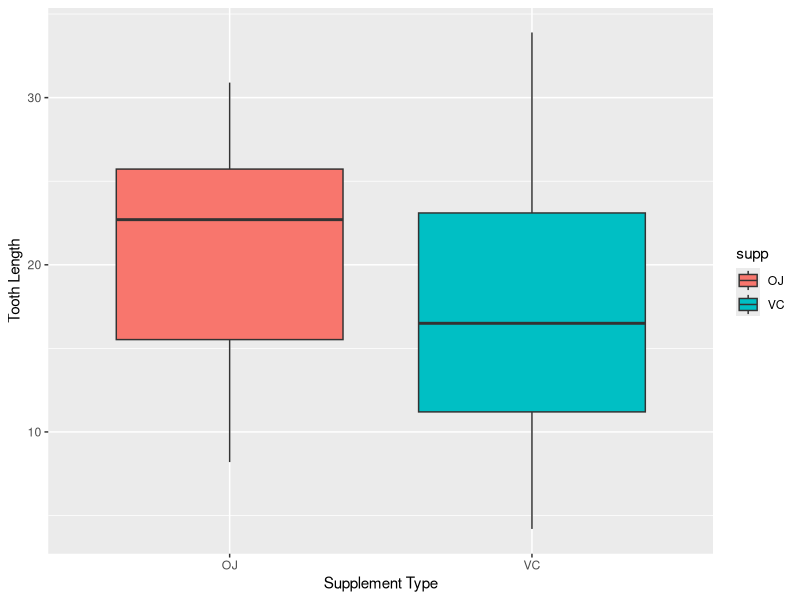
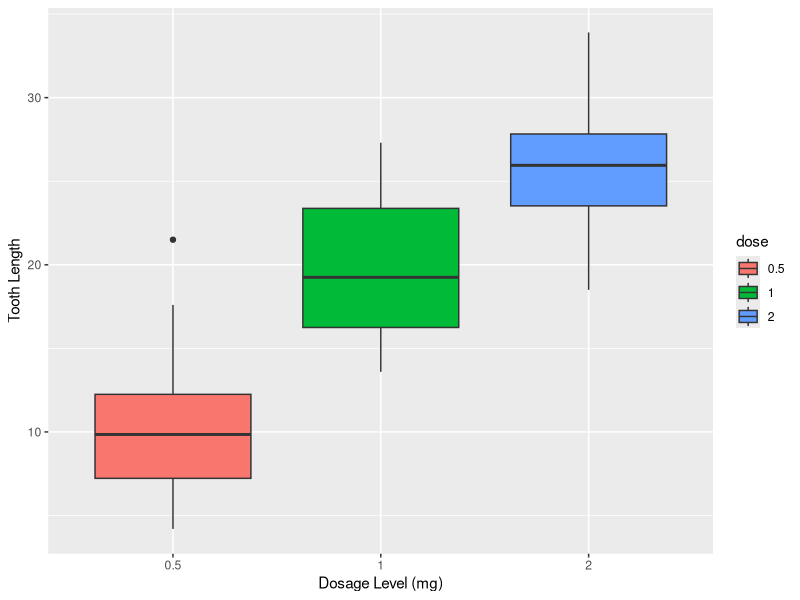
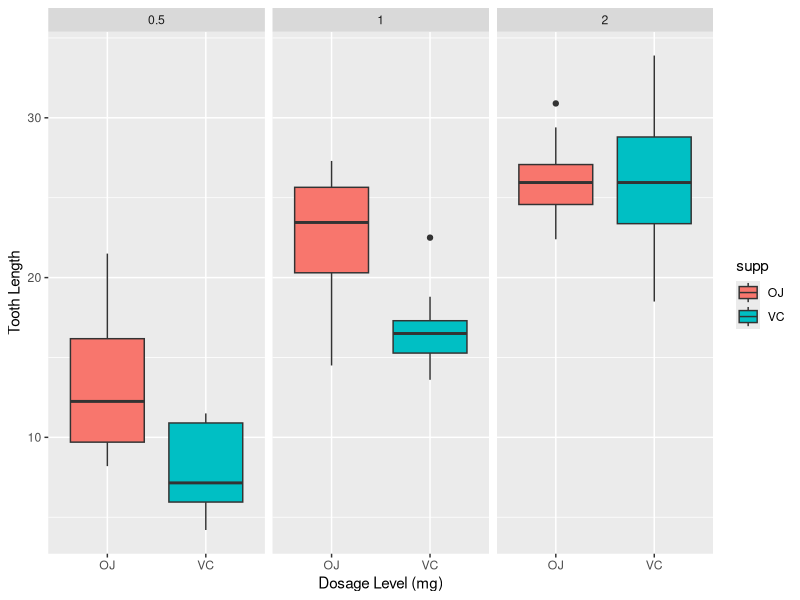

The R source for these figures, in order:
## ---- chunk 1
library(ggplot2)
## ---- chunk 2
data("ToothGrowth")
## ---- chunk 3
dim(ToothGrowth)
## ---- chunk 4
names(ToothGrowth)
## ---- chunk 5
str(ToothGrowth)
## ---- chunk 6
ToothGrowth$dose <- as.factor(ToothGrowth$dose)
## ---- chunk 7
str(ToothGrowth)
## ---- chunk 8
summary(ToothGrowth)
## ---- chunk 9
ggplot(aes(x = supp, y = len), data = ToothGrowth) + geom_boxplot(aes(fill = supp)) + 
  xlab("Supplement Type") + ylab("Tooth Length")
## ---- chunk 10
meanDosage <- split(ToothGrowth$len, ToothGrowth$dose)
sapply(meanDosage, mean)
## ---- chunk 11
ggplot(aes(x = dose, y = len), data = ToothGrowth) + geom_boxplot(aes(fill = dose)) + 
  xlab("Dosage Level (mg)") + ylab("Tooth Length")
## ---- chunk 12
ggplot(aes(x = supp, y = len), data = ToothGrowth) + geom_boxplot(aes(fill = supp)) + 
  facet_wrap(~dose) + xlab("Dosage Level (mg)") + ylab("Tooth Length")
## ---- chunk 13
t.test(len ~ supp, data = ToothGrowth)
## ---- chunk 14
dose_a <- subset(ToothGrowth, dose %in% c(0.5,1.0))
dose_b <- subset(ToothGrowth, dose %in% c(0.5,2.0))
dose_c <- subset(ToothGrowth, dose %in% c(1.0,2.0))
## ---- chunk 15
t.test(len ~ dose, data = dose_a)
t.test(len ~ dose, data = dose_b)
t.test(len ~ dose, data = dose_c)
